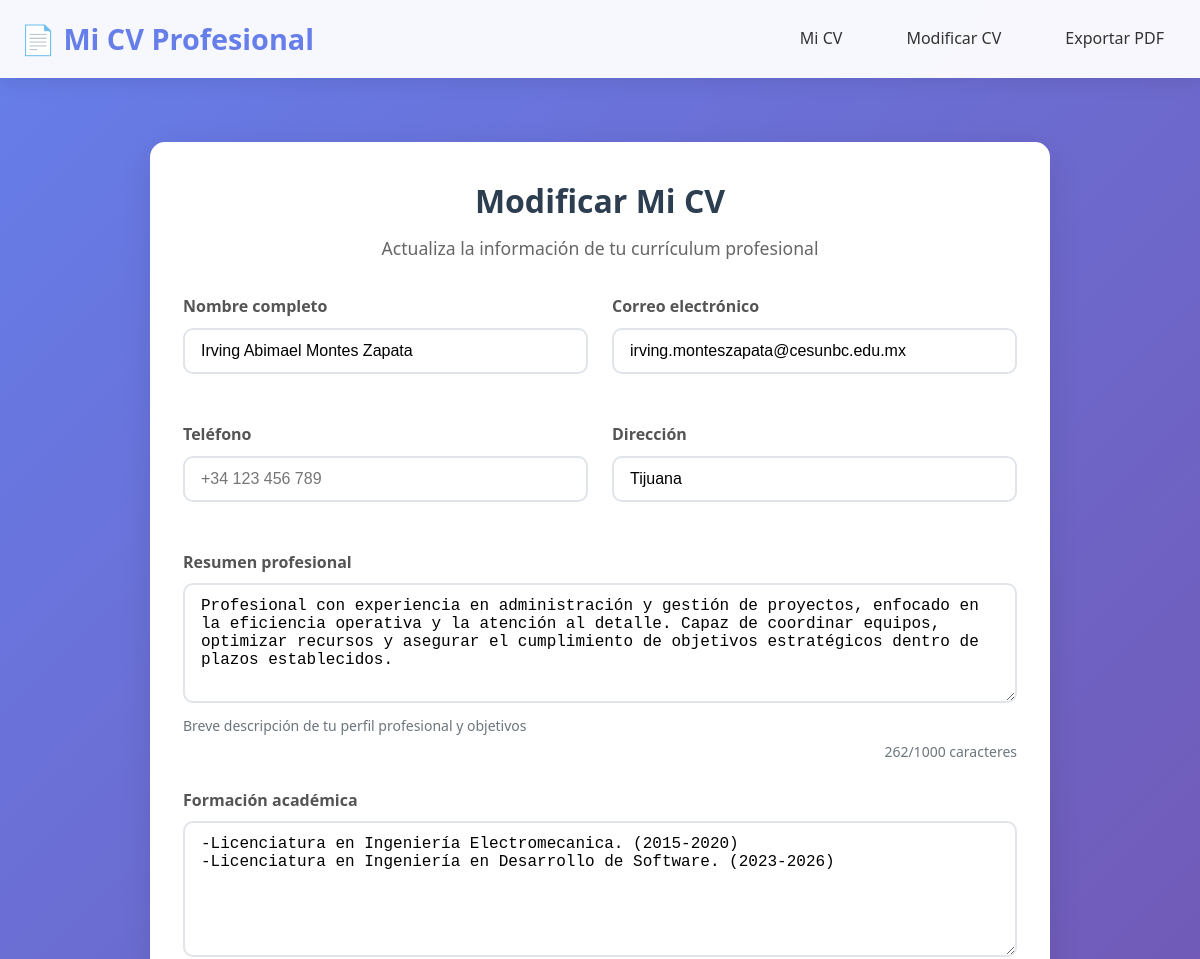
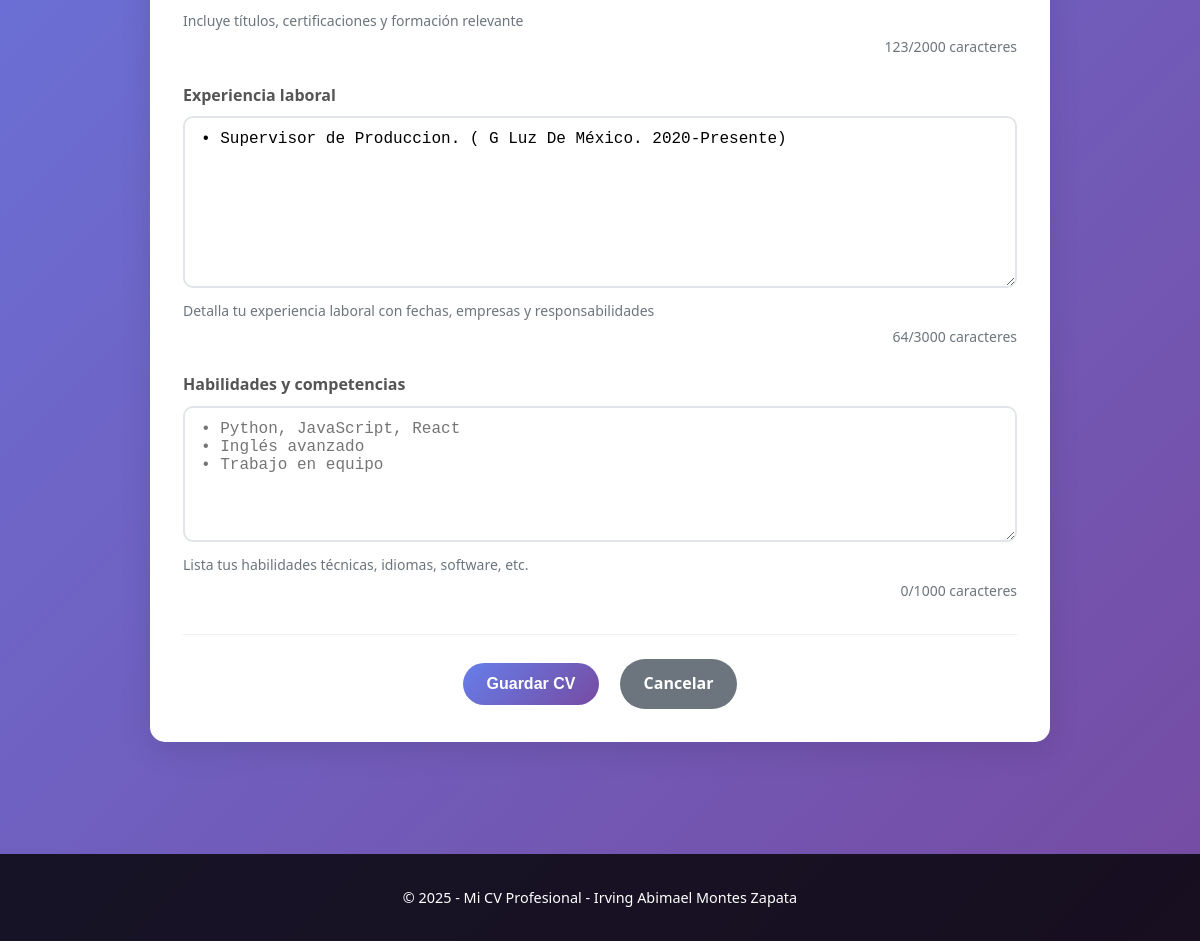
The app's page /modificar with its own data (2 pictures, top to bottom).
### app/models/cv_model.py (models this page shows, shortened)
class CV(db.Model):
    id = db.Column(db.Integer, primary_key=True)
    full_name = db.Column(db.String(100), nullable=False)
    email = db.Column(db.String(120), nullable=False)
    phone = db.Column(db.String(20))
    address = db.Column(db.String(200))
    education = db.Column(db.Text)
    experience = db.Column(db.Text)
    skills = db.Column(db.Text)
    summary = db.Column(db.Text)
    created_at = db.Column(db.DateTime, default=datetime.utcnow)
    updated_at = db.Column(db.DateTime, default=datetime.utcnow, onupdate=datetime.utcnow)

### app/routes/cv_routes.py (the view, shortened to what this page needs)
@cv_bp.route("/modificar", methods=["GET", "POST"])
def modificar_cv():
    cv = CV.query.first()
    form = CVForm()
    if cv:
        form.full_name.data = cv.full_name
        form.email.data = cv.email
        form.phone.data = cv.phone
        form.address.data = cv.address
        form.summary.data = cv.summary
        form.education.data = cv.education
        form.experience.data = cv.experience
        form.skills.data = cv.skills
    return render_template("modificar_cv.html", form=form, cv=cv)

### app/templates/modificar_cv.html (shortened to what this page needs)
{% extends "layout.html" %}
{% block content %}
<div class="form-container">
    <div class="form-card">
        <h1>{{ "Modificar Mi CV" if cv else "Crear Mi CV" }}</h1>
        <p class="form-description">
            {{ "Actualiza la información de tu currículum profesional" if cv else "Completa la información para crear tu currículum profesional" }}
        </p>
        <form method="POST" class="cv-form">
            <div class="form-row">
                <div class="form-group">
                    {{ form.full_name.label(class="form-label") }}
                    {{ form.full_name(class="form-control") }}
                </div>
                <div class="form-group">
                    {{ form.email.label(class="form-label") }}
                    {{ form.email(class="form-control") }}
                </div>
            </div>
            <div class="form-row">
                <div class="form-group">
                    {{ form.phone.label(class="form-label") }}
                    {{ form.phone(class="form-control") }}
                </div>
                <div class="form-group">
                    {{ form.address.label(class="form-label") }}
                    {{ form.address(class="form-control") }}
                </div>
            </div>
            <div class="form-group">
                {{ form.summary.label(class="form-label") }}
                {{ form.summary(class="form-control") }}
                <small class="form-help">Breve descripción de tu perfil profesional y objetivos</small>
            </div>
            <div class="form-group">
                {{ form.education.label(class="form-label") }}
                {{ form.education(class="form-control") }}
                <small class="form-help">Incluye títulos, certificaciones y formación relevante</small>
            </div>
            <div class="form-group">
                {{ form.experience.label(class="form-label") }}
                {{ form.experience(class="form-control") }}
                <small class="form-help">Detalla tu experiencia laboral con fechas, empresas y responsabilidades</small>
            </div>
            <div class="form-group">
                {{ form.skills.label(class="form-label") }}
                {{ form.skills(class="form-control") }}
                <small class="form-help">Lista tus habilidades técnicas, idiomas, software, etc.</small>
            </div>
            <div class="form-actions">
                {{ form.submit(class="btn btn-primary") }}
                <a href="{{ url_for('cv.mi_cv') }}" class="btn btn-secondary">Cancelar</a>
            </div>
        </form>
    </div>
</div>
{% endblock %}

### app/static/css/style.css (style rules this page uses)
* { margin: 0; padding: 0; box-sizing: border-box; }
body { font-family: 'Segoe UI', Tahoma, Geneva, Verdana, sans-serif; line-height: 1.6; color: #333; background: linear-gradient(135deg, #667eea 0%, #764ba2 100%); min-height: 100vh; }
.btn { display: inline-block; padding: 12px 24px; background: linear-gradient(135deg, #667eea 0%, #764ba2 100%); color: white; text-decoration: none; border-radius: 25px; font-weight: 600; transition: all 0.3s ease; border: none; cursor: pointer; font-size: 1rem; text-align: center; }
.btn-secondary { background: linear-gradient(135deg, #6c757d 0%, #5a6268 100%); }
.form-group { margin-bottom: 1.5rem; }
.form-group label { display: block; margin-bottom: 0.5rem; font-weight: 600; color: #555; }
.form-control { width: 100%; padding: 12px 16px; border: 2px solid #e1e5e9; border-radius: 10px; font-size: 1rem; transition: border-color 0.3s ease, box-shadow 0.3s ease; background: rgba(255, 255, 255, 0.9); }
textarea.form-control { resize: vertical; min-height: 120px; }

### app/templates/modificar_cv.html (style rules this page uses)
.form-container { max-width: 900px; margin: 0 auto; padding: 2rem 0; }
.form-card { background: white; border-radius: 15px; padding: 2rem; box-shadow: 0 8px 32px rgba(0, 0, 0, 0.1); border: 1px solid rgba(255, 255, 255, 0.2); }
.form-card h1 { text-align: center; color: #2c3e50; margin-bottom: 0.5rem; font-size: 2rem; }
.form-description { text-align: center; color: #666; margin-bottom: 2rem; font-size: 1.1rem; }
.cv-form { max-width: 100%; }
.form-row { display: grid; grid-template-columns: 1fr 1fr; gap: 1.5rem; margin-bottom: 1.5rem; }
.form-group { margin-bottom: 1.5rem; }
.form-label { display: block; font-weight: 600; color: #555; margin-bottom: 0.5rem; font-size: 1rem; }
.form-control { width: 100%; padding: 12px 16px; border: 2px solid #e1e5e9; border-radius: 10px; font-size: 1rem; transition: border-color 0.3s ease, box-shadow 0.3s ease; background: rgba(255, 255, 255, 0.9); }
.form-help { display: block; font-size: 0.875rem; color: #6c757d; margin-top: 0.25rem; }
.form-actions { text-align: center; margin-top: 2rem; padding-top: 1.5rem; border-top: 1px solid #eee; }
.form-actions .btn { margin: 0 0.5rem; padding: 12px 24px; font-size: 1rem; }
.btn-primary { background: linear-gradient(135deg, #667eea 0%, #764ba2 100%); color: white; border: none; }
.btn-secondary { background: #6c757d; color: white; text-decoration: none; }

### records on screen
CV: full_name "Irving Abimael Montes Zapata", email "irving.monteszapata@cesunbc.edu.mx", address "Tijuana", summary "Profesional con experiencia en administración y gestión de proyectos, enfocado en la eficiencia operativa y la atención al detalle. Capaz de coordinar equipos, optimizar recursos y asegurar el cumplimiento de objetivos estratégicos dentro de plazos establecidos.", education "-Licenciatura en Ingeniería Electromecanica. (2015-2020) -Licenciatura en Ingeniería en Desarrollo de Software. (2023-2026)", experience "• Supervisor de Produccion. ( G Luz De México. 2020-Presente)"

### other values on screen
{{ "Modificar Mi CV" if cv else "Crear Mi CV" }} "Modificar Mi CV"
